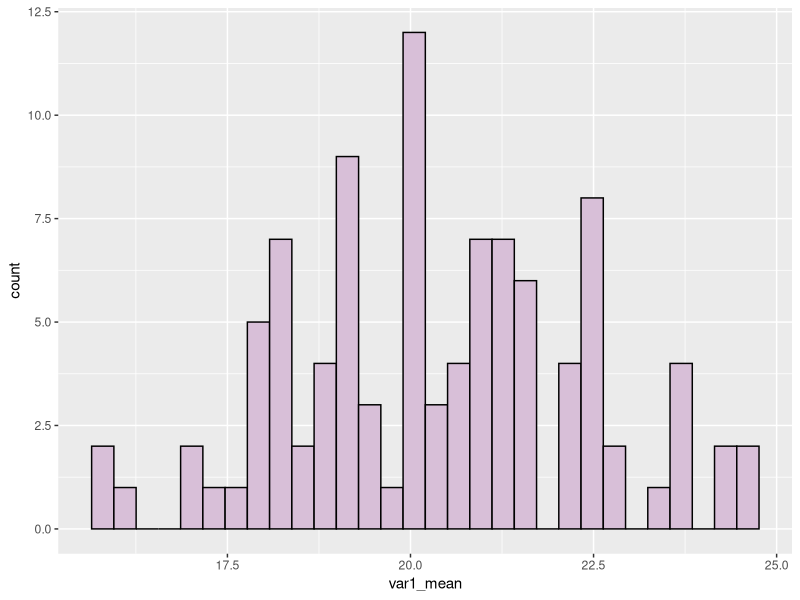
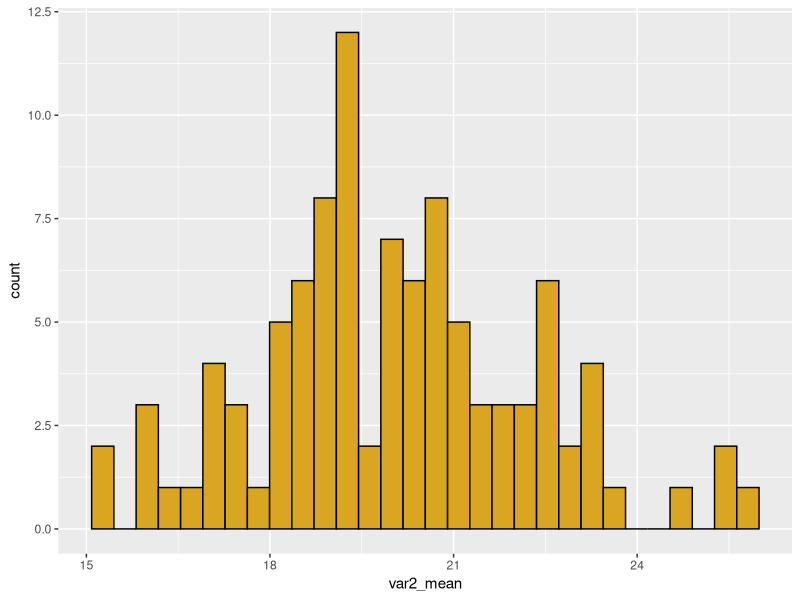
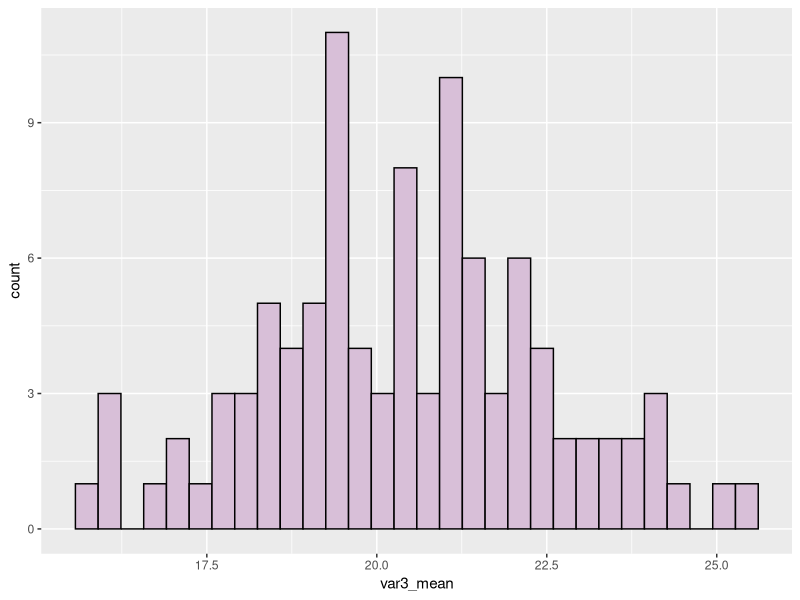

Generate these figures, in order, with R:
## ---- chunk 1
library(tidyverse)
## ---- chunk 2
counter <- 0 # setting up initial zero condition for counter
vec <- sample(x = c(0:1), size = 25, replace = TRUE)

for (i in 1:length(vec)) {
  if (vec[i] == 0)
  counter <- counter + 1
}

print(counter)
## ---- chunk 3
length(vec[vec == 0])
## ---- chunk 4

matrix_frame <- function(numrow, numcol){
  m <- matrix(nrow = numrow, ncol = numcol)
   for (i in 1:numrow){
     for (j in 1:numcol){
      m[i,j] <- i * j
   }
   }
  return(m)
  }
matrix_frame(10,3)


## ---- chunk 5

var1 <- rnorm(10, 10)
var2 <- rnorm(10, 20)
var3 <- rnorm(10, 30)

df <- data.frame(group = c(rep("var1",10),
                      rep("var2",10),
                      rep("var3",10)),
                  response = c(var1, var2, var3))

shuffle <- function(dataframe){
  shuffle_df <- sample(dataframe$response)
  dataframe$shuffle <- shuffle_df
  aggregated <- aggregate(shuffle_df ~ group, dataframe, mean)
  return(aggregated)
}

shuffle_output <- shuffle(df)
mean_vec <- shuffle_output$shuffle_df
print(mean_vec)

# make empty data frame for the results
results_df <- data.frame(replicate = numeric(0),
                         var1_mean = numeric(0),
                         var2_mean = numeric(0),
                         var3_mean = numeric(0))

for (i in 1:100){ # initialize 100 reps
  shuffle_result <- shuffle(df) # call function
  results_df <- rbind(results_df,# initialize calling empty df
                      c(i, shuffle_result[1,2],
                        shuffle_result[2,2],
                        shuffle_result[3,2]))
}

colnames(results_df) <- c("replicate", "var1_mean", "var2_mean", "var3_mean")

print(head(results_df))

p1 <- ggplot(data = results_df) +
  aes(x = var1_mean) +
  geom_histogram(fill = "thistle", color = "black")

p2 <- ggplot(data = results_df) +
  aes(x = var2_mean) +
  geom_histogram(fill = "goldenrod", color = "black")

p3 <- ggplot(data = results_df) +
  aes(x = var3_mean) +
  geom_histogram(fill = "thistle", color = "black")

print(p1)
print(p2)
print(p3)
